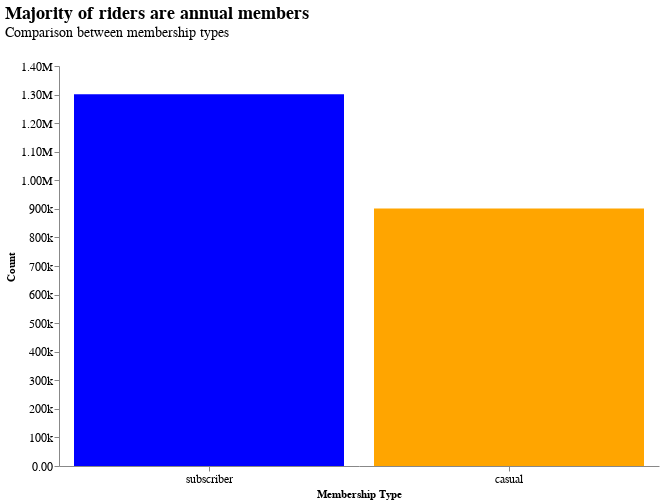

Source (notebook cell):
### Code cell
base = alt.Chart(counts).mark_bar().encode(
    x=alt.X('index', sort='-y', title='Membership Type', axis=alt.Axis(labelAngle=0)),
    y=alt.Y('member_casual', title='Count').axis(format=".3s"),
    color=alt.Color('index', scale=alt.Scale(range=['orange', 'blue']), legend=None),
    tooltip=['index', 'member_casual']
)

text = base.mark_text(
    align='right',
    baseline='middle',
    fontSize=12
)

(base + text).properties(
    title=alt.Title('Majority of riders are annual members',
                    subtitle='Comparison between membership types',
                    anchor='start',
                    fontSize=18,
                    subtitleFontSize=14,
                    offset=20,),
                        width=600,
                        height=400
).configure_axis(
    grid=False,
    labelFontSize=12
).configure_view(
    stroke=None
)

### Figure 1 — Vega-Lite specification as saved in the notebook (floating-point values rounded to 4 significant figures)
{"config": {"view": {"continuousWidth": 300, "continuousHeight": 300, "stroke": null}, "axis": {"grid": false, "labelFontSize": 12}}, "layer": [{"mark": {"type": "bar"}, "encoding": {"color": {"field": "index", "legend": null, "scale": {"range": ["orange", "blue"]}, "type": "nominal"}, "tooltip": [{"field": "index", "type": "nominal"}, {"field": "member_casual", "type": "quantitative"}], "x": {"axis": {"labelAngle": 0}, "field": "index", "sort": "-y", "title": "Membership Type", "type": "nominal"}, "y": {"axis": {"format": ".3s"}, "field": "member_casual", "title": "Count", "type": "quantitative"}}}, {"mark": {"type": "text", "align": "right", "baseline": "middle", "fontSize": 12}, "encoding": {"color": {"field": "index", "legend": null, "scale": {"range": ["orange", "blue"]}, "type": "nominal"}, "tooltip": [{"field": "index", "type": "nominal"}, {"field": "member_casual", "type": "quantitative"}], "x": {"axis": {"labelAngle": 0}, "field": "index", "sort": "-y", "title": "Membership Type", "type": "nominal"}, "y": {"axis": {"format": ".3s"}, "field": "member_casual", "title": "Count", "type": "quantitative"}}}], "data": {"name": "data-058b28c5b64bfbb607d59f8775cc8afb"}, "height": 400, "title": {"text": "Majority of riders are annual members", "anchor": "start", "fontSize": 18, "offset": 20, "subtitle": "Comparison between membership types", "subtitleFontSize": 14}, "width": 600, "$schema": "https://vega.github.io/schema/vega-lite/v5.16.3.json", "datasets": {"data-058b28c5b64bfbb607d59f8775cc8afb": [{"index": "subscriber", "member_casual": 1301125, "percent": 59.08}, {"index": "casual", "member_casual": 901240, "percent": 40.92}]}}
